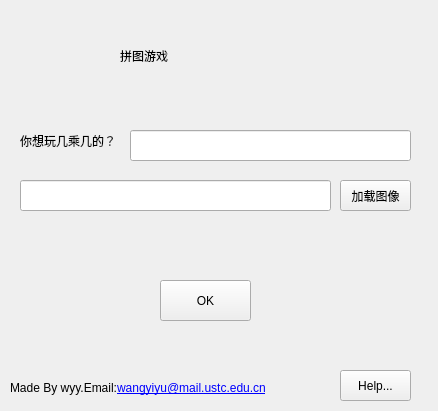
<?xml version="1.0" encoding="UTF-8"?>
<ui version="4.0">
 <class>Widget</class>
 <widget class="QWidget" name="Widget">
  <property name="geometry">
   <rect>
    <x>0</x>
    <y>0</y>
    <width>438</width>
    <height>411</height>
   </rect>
  </property>
  <property name="windowTitle">
   <string>puzzle</string>
  </property>
  <widget class="QLineEdit" name="lineEdit">
   <property name="geometry">
    <rect>
     <x>130</x>
     <y>130</y>
     <width>281</width>
     <height>31</height>
    </rect>
   </property>
   <property name="text">
    <string/>
   </property>
  </widget>
  <widget class="QPushButton" name="pushButton">
   <property name="geometry">
    <rect>
     <x>160</x>
     <y>280</y>
     <width>91</width>
     <height>41</height>
    </rect>
   </property>
   <property name="text">
    <string>OK</string>
   </property>
  </widget>
  <widget class="QLabel" name="label">
   <property name="geometry">
    <rect>
     <x>120</x>
     <y>30</y>
     <width>191</width>
     <height>51</height>
    </rect>
   </property>
   <property name="styleSheet">
    <string notr="true">font: 36pt &quot;Sans Serif&quot;;</string>
   </property>
   <property name="text">
    <string>拼图游戏</string>
   </property>
  </widget>
  <widget class="QLabel" name="label_2">
   <property name="geometry">
    <rect>
     <x>20</x>
     <y>130</y>
     <width>101</width>
     <height>21</height>
    </rect>
   </property>
   <property name="text">
    <string>你想玩几乘几的？</string>
   </property>
  </widget>
  <widget class="QPushButton" name="pushButton_2">
   <property name="geometry">
    <rect>
     <x>340</x>
     <y>180</y>
     <width>71</width>
     <height>31</height>
    </rect>
   </property>
   <property name="text">
    <string>加载图像</string>
   </property>
  </widget>
  <widget class="QLineEdit" name="lineEdit_2">
   <property name="geometry">
    <rect>
     <x>20</x>
     <y>180</y>
     <width>311</width>
     <height>31</height>
    </rect>
   </property>
  </widget>
  <widget class="QPushButton" name="pushButton_3">
   <property name="geometry">
    <rect>
     <x>340</x>
     <y>370</y>
     <width>71</width>
     <height>31</height>
    </rect>
   </property>
   <property name="text">
    <string>Help...</string>
   </property>
  </widget>
  <widget class="QLabel" name="label_3">
   <property name="geometry">
    <rect>
     <x>10</x>
     <y>380</y>
     <width>271</width>
     <height>16</height>
    </rect>
   </property>
   <property name="text">
    <string>&lt;html&gt;&lt;head/&gt;&lt;body&gt;&lt;p&gt;Made By wyy.Email:&lt;a href='mailto:wangyiyu@mail.ustc.edu.cn'&gt;&lt;span style=&quot; text-decoration: underline; color:#0000ff;&quot;&gt;wangyiyu@mail.ustc.edu.cn&lt;/span&gt;&lt;/a&gt;&lt;/p&gt;&lt;/body&gt;&lt;/html&gt;</string>
   </property>
  </widget>
 </widget>
 <layoutdefault spacing="6" margin="11"/>
 <resources/>
 <connections/>
</ui>
